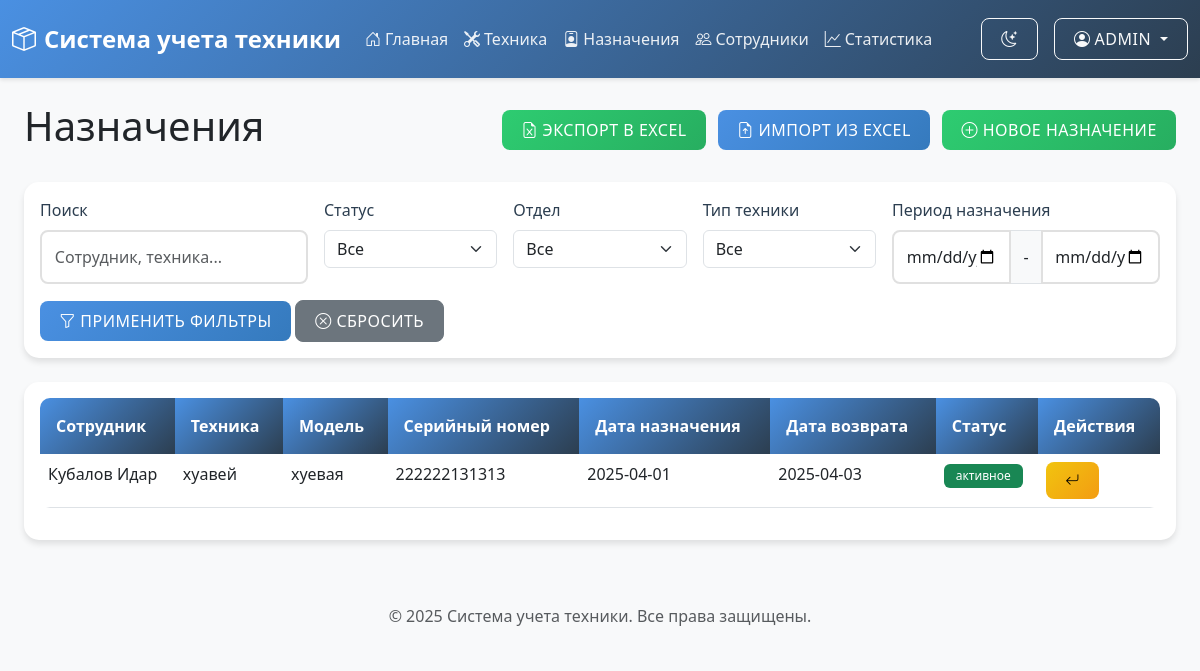
/assignments (signed in), run on the app's committed database.
### tables this page shows
CREATE TABLE пользователи (
            id INTEGER PRIMARY KEY AUTOINCREMENT,
            username TEXT UNIQUE NOT NULL,
            password TEXT NOT NULL,
            role TEXT NOT NULL
        );

CREATE TABLE назначения (
            id INTEGER PRIMARY KEY AUTOINCREMENT,
            сотрудник_id INTEGER NOT NULL,
            техника_id INTEGER NOT NULL,
            дата_назначения DATE NOT NULL,
            дата_возврата DATE,
            статус TEXT DEFAULT 'активное',
            причина_возврата TEXT,
            FOREIGN KEY (сотрудник_id) REFERENCES сотрудники (id),
            FOREIGN KEY (техника_id) REFERENCES техника (id)
        );

CREATE TABLE техника (
            id INTEGER PRIMARY KEY AUTOINCREMENT,
            название TEXT NOT NULL,
            модель TEXT,
            производитель TEXT,
            серийный_номер TEXT UNIQUE,
            дата_приобретения DATE,
            гарантийный_срок DATE,
            состояние TEXT DEFAULT 'рабочее',
            статус TEXT DEFAULT 'свободна',
            текущий_владелец_id INTEGER,
            дата_последнего_назначения DATE,
            дата_следующего_обслуживания DATE,
            FOREIGN KEY (текущий_владелец_id) REFERENCES сотрудники (id)
        );

### app.py (the view, shortened to what this page needs)
@app.route('/assignments', methods=['GET', 'POST'])
@login_required
def assignments():
    conn = get_db_connection()
    cursor = conn.cursor()
    cursor.execute('''
        SELECT н.*,
               с.фамилия || ' ' || с.имя || ' ' || с.отчество as сотрудник,
               т.название as техника,
               т.модель,
               т.серийный_номер,
               с.отдел
        FROM назначения н
        JOIN сотрудники с ON н.сотрудник_id = с.id
        JOIN техника т ON н.техника_id = т.id
        ORDER BY н.дата_назначения DESC
    ''')
    assignments = cursor.fetchall()
    cursor.execute('SELECT DISTINCT отдел FROM сотрудники ORDER BY отдел')
    departments = [row['отдел'] for row in cursor.fetchall()]
    cursor.execute('SELECT DISTINCT название FROM техника ORDER BY название')
    equipment_types = [row['название'] for row in cursor.fetchall()]
    cursor.execute('''
        SELECT * FROM техника
        WHERE статус = 'свободна'
        ORDER BY название
    ''')
    available_equipment = cursor.fetchall()
    cursor.execute('SELECT * FROM сотрудники ORDER BY фамилия')
    employees = cursor.fetchall()
    conn.close()
    return render_template('assignments.html',
                         assignments=assignments,
                         available_equipment=available_equipment,
                         employees=employees,
                         departments=departments,
                         equipment_types=equipment_types)

### app.py (called while the page is built)
@login_manager.user_loader
def load_user(user_id):
    conn = get_db_connection()
    user = conn.execute('SELECT * FROM пользователи WHERE id = ?', (user_id,)).fetchone()
    conn.close()
    if user:
        return User(user['id'], user['username'], user['role'])
    return None

### models.py (called while the page is built)
def get_db_connection():
    conn = sqlite3.connect(Config.DATABASE_PATH)
    conn.row_factory = sqlite3.Row
    return conn

### templates/assignments.html (shortened to what this page needs)
{% extends "base.html" %}
{% block content %}
<div class="container-fluid">
    <div class="d-flex justify-content-between align-items-center mb-4">
        <h1>Назначения</h1>
        <div>
            <a href="{{ url_for('export_assignments') }}" class="btn btn-success me-2">
                <i class="bi bi-file-earmark-excel"></i> Экспорт в Excel
            </a>
            <button type="button" class="btn btn-primary me-2" data-bs-toggle="modal" data-bs-target="#importModal">
                <i class="bi bi-file-earmark-arrow-up"></i> Импорт из Excel
            </button>
            <button type="button" class="btn btn-success" data-bs-toggle="modal" data-bs-target="#assignmentModal">
                <i class="bi bi-plus-circle"></i> Новое назначение
            </button>
        </div>
    </div>
    <div class="card mb-4">
        <div class="card-body">
            <form id="filterForm" class="row g-3">
                <div class="col-md-3">
                    <label for="searchInput" class="form-label">Поиск</label>
                    <input type="text" class="form-control" id="searchInput" placeholder="Сотрудник, техника...">
                </div>
                <div class="col-md-2">
                    <label for="statusFilter" class="form-label">Статус</label>
                    <select class="form-select" id="statusFilter">
                        <option value="">Все</option>
                    </select>
                </div>
                <div class="col-md-2">
                    <label for="departmentFilter" class="form-label">Отдел</label>
                    <select class="form-select" id="departmentFilter">
                        <option value="">Все</option>
                    </select>
                </div>
                <div class="col-md-2">
                    <label for="equipmentTypeFilter" class="form-label">Тип техники</label>
                    <select class="form-select" id="equipmentTypeFilter">
                        <option value="">Все</option>
                    </select>
                </div>
                <div class="col-md-3">
                    <label for="dateRangeFilter" class="form-label">Период назначения</label>
                    <div class="input-group">
                        <input type="date" class="form-control" id="dateFrom">
                        <span class="input-group-text">-</span>
                        <input type="date" class="form-control" id="dateTo">
                    </div>
                </div>
                <div class="col-12">
                    <button type="button" class="btn btn-primary" id="applyFilters">
                        <i class="bi bi-funnel"></i> Применить фильтры
                    </button>
                    <button type="button" class="btn btn-secondary" id="resetFilters">
                        <i class="bi bi-x-circle"></i> Сбросить
                    </button>
                </div>
            </form>
        </div>
    </div>
    <div class="card">
        <div class="card-body">
            <div class="table-responsive">
                <table class="table table-hover" id="assignmentsTable">
                    <thead>
                        <tr>
                            <th>Сотрудник</th>
                            <th>Техника</th>
                            <th>Модель</th>
                            <th>Серийный номер</th>
                            <th>Дата назначения</th>
                            <th>Дата возврата</th>
                            <th>Статус</th>
                            <th>Действия</th>
                        </tr>
                    </thead>
                    <tbody>
                        {% for assignment in assignments %}
                        <tr>
                            <td>{{ assignment.сотрудник }}</td>
                            <td>{{ assignment.техника }}</td>
                            <td>{{ assignment.модель }}</td>
                            <td>{{ assignment.серийный_номер }}</td>
                            <td>{{ assignment.дата_назначения }}</td>
                            <td>{{ assignment.дата_возврата or '-' }}</td>
                            <td>
                                <span class="badge {% if assignment.статус == 'активное' %}bg-success
                                                  {% else %}bg-secondary{% endif %}">
                                    {{ assignment.статус }}
                                </span>
                            </td>
                            <td>
                                {% if assignment.статус == 'активное' %}
                                <button type="button" class="btn btn-sm btn-warning return-equipment"
                                        data-id="{{ assignment.id }}" title="Вернуть технику">
                                    <i class="bi bi-arrow-return-left"></i>
                                </button>
                                {% endif %}
                            </td>
                        </tr>
                        {% endfor %}
                    </tbody>
                </table>
            </div>
        </div>
    </div>
</div>
{% endblock %}

### templates/base.html (shortened to what this page needs)
<!DOCTYPE html>
<html lang="ru" data-bs-theme="light">
<head>
    <link href="https://cdn.jsdelivr.net/npm/bootstrap@5.3.0/dist/css/bootstrap.min.css" rel="stylesheet">
    <link rel="stylesheet" href="https://cdn.jsdelivr.net/npm/bootstrap-icons@1.7.2/font/bootstrap-icons.css">
    <link rel="stylesheet" href="{{ url_for('static', filename='css/style.css') }}">
</head>
<body>
    <nav class="navbar navbar-expand-lg navbar-dark bg-dark">
        <div class="container-fluid">
            <a class="navbar-brand" href="{{ url_for('index') }}">
                <i class="bi bi-box-seam me-2"></i>Система учета техники
            </a>
            <div class="collapse navbar-collapse" id="navbarNav">
                <ul class="navbar-nav me-auto">
                    <li class="nav-item">
                        <a class="nav-link" href="{{ url_for('index') }}">
                            <i class="bi bi-house-door me-1"></i>Главная
                        </a>
                    </li>
                    <li class="nav-item">
                        <a class="nav-link" href="{{ url_for('equipment') }}">
                            <i class="bi bi-tools me-1"></i>Техника
                        </a>
                    </li>
                    <li class="nav-item">
                        <a class="nav-link" href="{{ url_for('assignments') }}">
                            <i class="bi bi-person-badge me-1"></i>Назначения
                        </a>
                    </li>
                    <li class="nav-item">
                        <a class="nav-link" href="{{ url_for('employees') }}">
                            <i class="bi bi-people me-1"></i>Сотрудники
                        </a>
                    </li>
                    <li class="nav-item">
                        <a class="nav-link" href="{{ url_for('statistics') }}">
                            <i class="bi bi-graph-up me-1"></i>Статистика
                        </a>
                    </li>
                </ul>
                <div class="d-flex align-items-center gap-3">
                    <button class="btn btn-outline-light theme-toggle">
                        <i class="bi bi-moon-stars"></i>
                    </button>
                    <div class="dropdown">
                        <button class="btn btn-outline-light dropdown-toggle" type="button" id="userDropdown" data-bs-toggle="dropdown">
                            <i class="bi bi-person-circle me-1"></i>{{ current_user.username }}
                        </button>
                    </div>
                </div>
            </div>
        </div>
    </nav>
    <div class="container-fluid py-4">
        {% block content %}{% endblock %}
    </div>
    <footer class="footer mt-auto py-3 bg-light">
        <div class="container text-center">
            <span class="text-muted">© 2025 Система учета техники. Все права защищены.</span>
        </div>
    </footer>
</body>
</html>

### static/css/style.css (style rules this page uses)
:root { --primary-color: #4a90e2; --secondary-color: #2c3e50; --success-color: #2ecc71; --warning-color: #f1c40f; --danger-color: #e74c3c; --light-color: #ecf0f1; --dark-color: #34495e; --transition-speed: 0.3s; --background-color: #ffffff; --text-color: #333333; --card-bg: #ffffff; --border-color: #e0e0e0; }
body { background-color: #f8f9fa; font-family: 'Segoe UI', Tahoma, Geneva, Verdana, sans-serif; }
.navbar { background: linear-gradient(135deg, var(--primary-color), var(--secondary-color)); box-shadow: 0 2px 4px rgba(0,0,0,0.1); padding: 1rem 0; }
.navbar-brand { font-weight: 600; font-size: 1.5rem; color: white !important; transition: transform var(--transition-speed); }
.nav-link { color: rgba(255,255,255,0.9) !important; transition: all var(--transition-speed); position: relative; }
.nav-link::after { content: ''; position: absolute; width: 0; height: 2px; bottom: 0; left: 0; background-color: white; transition: width var(--transition-speed); }
.card { border: none; border-radius: 15px; box-shadow: 0 4px 6px rgba(0,0,0,0.1); transition: transform var(--transition-speed), box-shadow var(--transition-speed); background: white; margin-bottom: 1.5rem; }
.btn { border-radius: 8px; padding: 0.5rem 1.2rem; transition: all var(--transition-speed); font-weight: 500; text-transform: uppercase; letter-spacing: 0.5px; }
.btn-primary { background: linear-gradient(135deg, var(--primary-color), #357abd); border: none; }
.btn-success { background: linear-gradient(135deg, var(--success-color), #27ae60); border: none; }
.btn-warning { background: linear-gradient(135deg, var(--warning-color), #f39c12); border: none; }
.table { border-radius: 10px; overflow: hidden; }
.table thead th { background: linear-gradient(135deg, var(--primary-color), var(--secondary-color)); color: white; border: none; padding: 1rem; }
.table tbody tr { transition: background-color var(--transition-speed); }
.badge { padding: 0.5em 1em; border-radius: 6px; font-weight: 500; transition: transform var(--transition-speed); }
.form-control { border-radius: 8px; border: 2px solid #e0e0e0; padding: 0.8rem; transition: all var(--transition-speed); }
.form-label { font-weight: 500; color: var(--secondary-color); }

### data on the page
пользователи: username "ADMIN"
назначения: сотрудник "Кубалов Идар", техника "хуавей", модель "хуевая", серийный_номер "222222131313", дата_назначения "2025-04-01", дата_возврата "2025-04-03", статус "активное"
